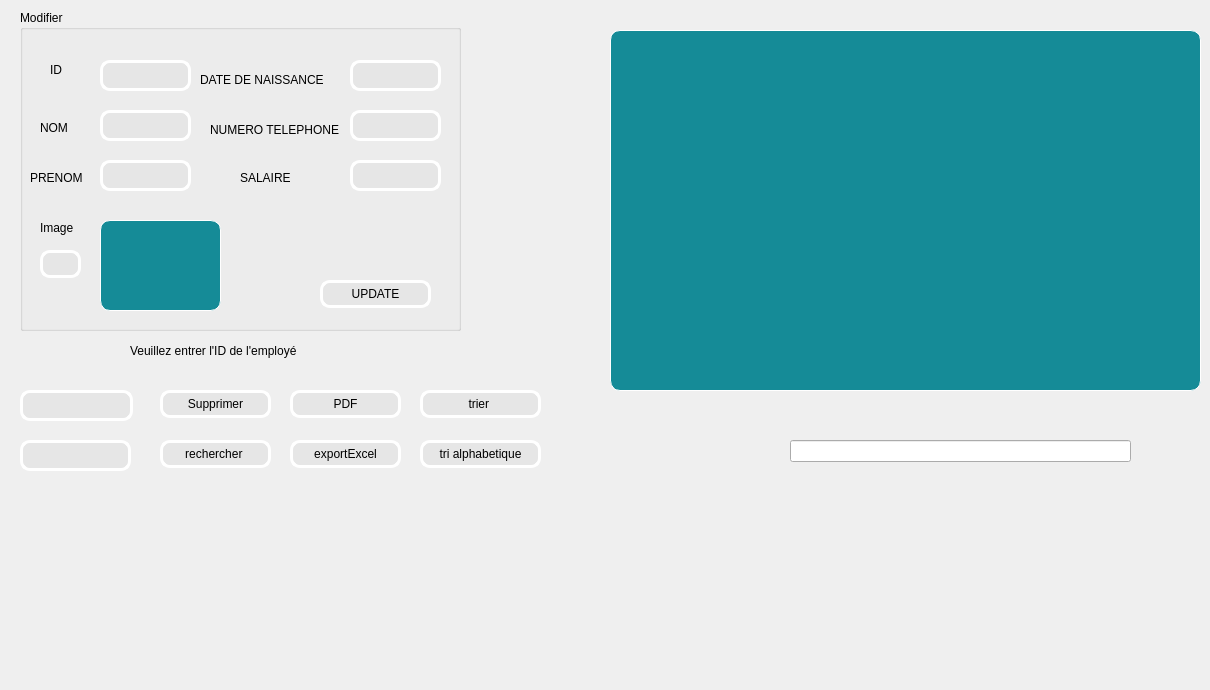
      <widget class="QWidget" name="page2">
       <attribute name="title">
        <string>MODIFIER</string>
       </attribute>
       <widget class="QPushButton" name="pb_supprimer">
        <property name="geometry">
         <rect>
          <x>160</x>
          <y>390</y>
          <width>111</width>
          <height>28</height>
         </rect>
        </property>
        <property name="styleSheet">
         <string notr="true">color: #b1b1b1;
color: rgb(0, 0, 0);
background-color: rgb(230, 230, 230);

 

    border-width: 3px;

    border-color: #ffffff;


    border-style: solid;

    border-radius: 10;



    padding: 3px;

    font-size: 12px;

    padding-left: 5px;

    padding-right: 5px;</string>
        </property>
        <property name="text">
         <string>Supprimer</string>
        </property>
        <property name="icon">
         <iconset>
          <normaloff>../trash.png</normaloff>../trash.png</iconset>
        </property>
       </widget>
       <widget class="QLineEdit" name="le_id_supp">
        <property name="geometry">
         <rect>
          <x>20</x>
          <y>390</y>
          <width>113</width>
          <height>31</height>
         </rect>
        </property>
        <property name="styleSheet">
         <string notr="true">color: #b1b1b1;
color: rgb(0, 0, 0);
background-color: rgb(230, 230, 230);

 

    border-width: 3px;

    border-color: #ffffff;


    border-style: solid;

    border-radius: 10;



    padding: 3px;

    font-size: 12px;

    padding-left: 5px;

    padding-right: 5px;</string>
        </property>
       </widget>
       <widget class="QTableView" name="tab_employe">
        <property name="geometry">
         <rect>
          <x>610</x>
          <y>30</y>
          <width>591</width>
          <height>361</height>
         </rect>
        </property>
        <property name="styleSheet">
         <string notr="true">background-color: rgb(21, 139, 151);
color: #b1b1b1;
color: rgb(0, 0, 0);


 

    border-width: 1px;

    border-color: #ffffff;

    border-style: solid;

    border-radius: 10;



    padding: 3px;

    font-size: 12px;

    padding-left: 5px;

    padding-right: 5px;</string>
        </property>
       </widget>
       <widget class="QPushButton" name="recherher">
        <property name="geometry">
         <rect>
          <x>160</x>
          <y>440</y>
          <width>111</width>
          <height>28</height>
         </rect>
        </property>
        <property name="styleSheet">
         <string notr="true">color: #b1b1b1;
color: rgb(0, 0, 0);
background-color: rgb(230, 230, 230);

 

    border-width: 3px;

    border-color: #ffffff;


    border-style: solid;

    border-radius: 10;



    padding: 3px;

    font-size: 12px;

    padding-left: 5px;

    padding-right: 5px;</string>
        </property>
        <property name="text">
         <string>rechercher </string>
        </property>
        <property name="icon">
         <iconset>
          <normaloff>../256556278_4312998488811986_5619313483223777488_n.png</normaloff>../256556278_4312998488811986_5619313483223777488_n.png</iconset>
        </property>
       </widget>
       <widget class="QLabel" name="label_17">
        <property name="geometry">
         <rect>
          <x>130</x>
          <y>340</y>
          <width>211</width>
          <height>21</height>
         </rect>
        </property>
        <property name="text">
         <string>Veuillez entrer l'ID de l'employé </string>
        </property>
       </widget>
       <widget class="QLineEdit" name="id_chercher">
        <property name="geometry">
         <rect>
          <x>20</x>
          <y>440</y>
          <width>111</width>
          <height>31</height>
         </rect>
        </property>
        <property name="styleSheet">
         <string notr="true">color: #b1b1b1;
color: rgb(0, 0, 0);
background-color: rgb(230, 230, 230);

 

    border-width: 3px;

    border-color: #ffffff;


    border-style: solid;

    border-radius: 10;



    padding: 3px;

    font-size: 12px;

    padding-left: 5px;

    padding-right: 5px;</string>
        </property>
       </widget>
       <widget class="QPushButton" name="tri">
        <property name="geometry">
         <rect>
          <x>420</x>
          <y>390</y>
          <width>121</width>
          <height>28</height>
         </rect>
        </property>
        <property name="styleSheet">
         <string notr="true">color: #b1b1b1;
color: rgb(0, 0, 0);
background-color: rgb(230, 230, 230);

 

    border-width: 3px;

    border-color: #ffffff;


    border-style: solid;

    border-radius: 10;



    padding: 3px;

    font-size: 12px;

    padding-left: 5px;

    padding-right: 5px;</string>
        </property>
        <property name="text">
         <string>trier </string>
        </property>
        <property name="icon">
         <iconset>
          <normaloff>../291613227_370296138513623_6295941384685589861_n.png</normaloff>../291613227_370296138513623_6295941384685589861_n.png</iconset>
        </property>
       </widget>
       <widget class="QGroupBox" name="groupBox_2">
        <property name="geometry">
         <rect>
          <x>20</x>
          <y>10</y>
          <width>441</width>
          <height>321</height>
         </rect>
        </property>
        <property name="title">
         <string>Modifier </string>
        </property>
        <widget class="QLabel" name="label_13">
         <property name="geometry">
          <rect>
           <x>30</x>
           <y>50</y>
           <width>71</width>
           <height>20</height>
          </rect>
         </property>
         <property name="text">
          <string>ID</string>
         </property>
        </widget>
        <widget class="QLineEdit" name="edit_id">
         <property name="geometry">
          <rect>
           <x>80</x>
           <y>50</y>
           <width>91</width>
           <height>31</height>
          </rect>
         </property>
         <property name="styleSheet">
          <string notr="true">color: #b1b1b1;
color: rgb(0, 0, 0);
background-color: rgb(230, 230, 230);

 

    border-width: 3px;

    border-color: #ffffff;


    border-style: solid;

    border-radius: 10;



    padding: 3px;

    font-size: 12px;

    padding-left: 5px;

    padding-right: 5px;</string>
         </property>
        </widget>
        <widget class="QLabel" name="label_14">
         <property name="geometry">
          <rect>
           <x>20</x>
           <y>110</y>
           <width>56</width>
           <height>16</height>
          </rect>
         </property>
         <property name="text">
          <string>NOM</string>
         </property>
        </widget>
        <widget class="QLineEdit" name="edit_nom">
         <property name="geometry">
          <rect>
           <x>80</x>
           <y>100</y>
           <width>91</width>
           <height>31</height>
          </rect>
         </property>
         <property name="styleSheet">
          <string notr="true">color: #b1b1b1;
color: rgb(0, 0, 0);
background-color: rgb(230, 230, 230);

 

    border-width: 3px;

    border-color: #ffffff;


    border-style: solid;

    border-radius: 10;



    padding: 3px;

    font-size: 12px;

    padding-left: 5px;

    padding-right: 5px;</string>
         </property>
        </widget>
        <widget class="QLabel" name="label_15">
         <property name="geometry">
          <rect>
           <x>10</x>
           <y>160</y>
           <width>71</width>
           <height>16</height>
          </rect>
         </property>
         <property name="text">
          <string>PRENOM</string>
         </property>
        </widget>
        <widget class="QLineEdit" name="edit_prenom">
         <property name="geometry">
          <rect>
           <x>80</x>
           <y>150</y>
           <width>91</width>
           <height>31</height>
          </rect>
         </property>
         <property name="styleSheet">
          <string notr="true">color: #b1b1b1;
color: rgb(0, 0, 0);
background-color: rgb(230, 230, 230);

 

    border-width: 3px;

    border-color: #ffffff;


    border-style: solid;

    border-radius: 10;



    padding: 3px;

    font-size: 12px;

    padding-left: 5px;

    padding-right: 5px;</string>
         </property>
        </widget>
        <widget class="QLabel" name="label_19">
         <property name="geometry">
          <rect>
           <x>180</x>
           <y>60</y>
           <width>131</width>
           <height>20</height>
          </rect>
         </property>
         <property name="text">
          <string>DATE DE NAISSANCE</string>
         </property>
        </widget>
        <widget class="QLineEdit" name="edit_date">
         <property name="geometry">
          <rect>
           <x>330</x>
           <y>50</y>
           <width>91</width>
           <height>31</height>
          </rect>
         </property>
         <property name="styleSheet">
          <string notr="true">color: #b1b1b1;
color: rgb(0, 0, 0);
background-color: rgb(230, 230, 230);

 

    border-width: 3px;

    border-color: #ffffff;


    border-style: solid;

    border-radius: 10;



    padding: 3px;

    font-size: 12px;

    padding-left: 5px;

    padding-right: 5px;</string>
         </property>
        </widget>
        <widget class="QLabel" name="label_16">
         <property name="geometry">
          <rect>
           <x>190</x>
           <y>110</y>
           <width>131</width>
           <height>20</height>
          </rect>
         </property>
         <property name="text">
          <string>NUMERO TELEPHONE</string>
         </property>
        </widget>
        <widget class="QLineEdit" name="edit_numero">
         <property name="geometry">
          <rect>
           <x>330</x>
           <y>100</y>
           <width>91</width>
           <height>31</height>
          </rect>
         </property>
         <property name="styleSheet">
          <string notr="true">color: #b1b1b1;
color: rgb(0, 0, 0);
background-color: rgb(230, 230, 230);

 

    border-width: 3px;

    border-color: #ffffff;


    border-style: solid;

    border-radius: 10;



    padding: 3px;

    font-size: 12px;

    padding-left: 5px;

    padding-right: 5px;</string>
         </property>
        </widget>
        <widget class="QLabel" name="label_18">
         <property name="geometry">
          <rect>
           <x>220</x>
           <y>160</y>
           <width>71</width>
           <height>16</height>
          </rect>
         </property>
         <property name="text">
          <string>SALAIRE</string>
         </property>
        </widget>
        <widget class="QLineEdit" name="edit_salaire">
         <property name="geometry">
          <rect>
           <x>330</x>
           <y>150</y>
           <width>91</width>
           <height>31</height>
          </rect>
         </property>
         <property name="styleSheet">
          <string notr="true">color: #b1b1b1;
color: rgb(0, 0, 0);
background-color: rgb(230, 230, 230);

 

    border-width: 3px;

    border-color: #ffffff;


    border-style: solid;

    border-radius: 10;



    padding: 3px;

    font-size: 12px;

    padding-left: 5px;

    padding-right: 5px;</string>
         </property>
        </widget>
        <widget class="QPushButton" name="pushButton">
         <property name="geometry">
          <rect>
           <x>300</x>
           <y>270</y>
           <width>111</width>
           <height>28</height>
          </rect>
         </property>
         <property name="styleSheet">
          <string notr="true">color: #b1b1b1;
color: rgb(0, 0, 0);
background-color: rgb(230, 230, 230);

 

    border-width: 3px;

    border-color: #ffffff;


    border-style: solid;

    border-radius: 10;



    padding: 3px;

    font-size: 12px;

    padding-left: 5px;

    padding-right: 5px;</string>
         </property>
         <property name="text">
          <string>UPDATE</string>
         </property>
         <property name="icon">
          <iconset>
           <normaloff>../edit-button.png</normaloff>../edit-button.png</iconset>
         </property>
        </widget>
        <widget class="QLabel" name="edit_image">
         <property name="geometry">
          <rect>
           <x>80</x>
           <y>210</y>
           <width>121</width>
           <height>91</height>
          </rect>
         </property>
         <property name="styleSheet">
          <string notr="true">background-color: rgb(21, 139, 151);
color: #b1b1b1;
color: rgb(0, 0, 0);


 

    border-width: 1px;

    border-color: #ffffff;

    border-style: solid;

    border-radius: 10;



    padding: 3px;

    font-size: 12px;

    padding-left: 5px;

    padding-right: 5px;</string>
         </property>
         <property name="text">
          <string/>
         </property>
        </widget>
        <widget class="QLabel" name="label">
         <property name="geometry">
          <rect>
           <x>20</x>
           <y>210</y>
           <width>56</width>
           <height>16</height>
          </rect>
         </property>
         <property name="text">
          <string>Image</string>
         </property>
        </widget>
        <widget class="QPushButton" name="le_modd">
         <property name="geometry">
          <rect>
           <x>20</x>
           <y>240</y>
           <width>41</width>
           <height>28</height>
          </rect>
         </property>
         <property name="styleSheet">
          <string notr="true">color: #b1b1b1;
color: rgb(0, 0, 0);
background-color: rgb(230, 230, 230);

 

    border-width: 3px;

    border-color: #ffffff;


    border-style: solid;

    border-radius: 10;



    padding: 3px;

    font-size: 12px;

    padding-left: 5px;

    padding-right: 5px;</string>
         </property>
         <property name="text">
          <string/>
         </property>
         <property name="icon">
          <iconset>
           <normaloff>../plus.png</normaloff>../plus.png</iconset>
         </property>
        </widget>
       </widget>
       <widget class="QLabel" name="aff_image">
        <property name="geometry">
         <rect>
          <x>860</x>
          <y>520</y>
          <width>211</width>
          <height>161</height>
         </rect>
        </property>
        <property name="text">
         <string/>
        </property>
       </widget>
       <widget class="QPushButton" name="pdf">
        <property name="geometry">
         <rect>
          <x>290</x>
          <y>390</y>
          <width>111</width>
          <height>28</height>
         </rect>
        </property>
        <property name="styleSheet">
         <string notr="true">color: #b1b1b1;
color: rgb(0, 0, 0);
background-color: rgb(230, 230, 230);

 

    border-width: 3px;

    border-color: #ffffff;


    border-style: solid;

    border-radius: 10;



    padding: 3px;

    font-size: 12px;

    padding-left: 5px;

    padding-right: 5px;</string>
        </property>
        <property name="text">
         <string>PDF</string>
        </property>
        <property name="icon">
         <iconset>
          <normaloff>../280725885_2985139278402288_3140261754862112131_n.png</normaloff>../280725885_2985139278402288_3140261754862112131_n.png</iconset>
        </property>
       </widget>
       <widget class="QLineEdit" name="path">
        <property name="geometry">
         <rect>
          <x>790</x>
          <y>440</y>
          <width>341</width>
          <height>22</height>
         </rect>
        </property>
       </widget>
       <widget class="QPushButton" name="le_fich_excel">
        <property name="geometry">
         <rect>
          <x>290</x>
          <y>440</y>
          <width>111</width>
          <height>28</height>
         </rect>
        </property>
        <property name="styleSheet">
         <string notr="true">color: #b1b1b1;
color: rgb(0, 0, 0);
background-color: rgb(230, 230, 230);

 

    border-width: 3px;

    border-color: #ffffff;


    border-style: solid;

    border-radius: 10;



    padding: 3px;

    font-size: 12px;

    padding-left: 5px;

    padding-right: 5px;</string>
        </property>
        <property name="text">
         <string>exportExcel</string>
        </property>
        <property name="icon">
         <iconset>
          <normaloff>../téléchargement.jpg</normaloff>../téléchargement.jpg</iconset>
        </property>
       </widget>
       <widget class="QPushButton" name="tri_alpha">
        <property name="geometry">
         <rect>
          <x>420</x>
          <y>440</y>
          <width>121</width>
          <height>28</height>
         </rect>
        </property>
        <property name="styleSheet">
         <string notr="true">color: #b1b1b1;
color: rgb(0, 0, 0);
background-color: rgb(230, 230, 230);

 

    border-width: 3px;

    border-color: #ffffff;


    border-style: solid;

    border-radius: 10;



    padding: 3px;

    font-size: 12px;

    padding-left: 5px;

    padding-right: 5px;</string>
        </property>
        <property name="text">
         <string>tri alphabetique</string>
        </property>
        <property name="icon">
         <iconset>
          <normaloff>../291613227_370296138513623_6295941384685589861_n.png</normaloff>../291613227_370296138513623_6295941384685589861_n.png</iconset>
        </property>
       </widget>
      </widget>
